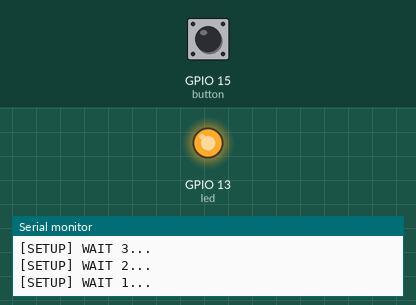
Bench run of a sketch on a simulated ESP8266 (NodeMCU). Parts: output pins drawn as LEDs (lit = HIGH), the last lines printed to the serial monitor. Dashed ring = blinking. Inputs (shaded band) come from the test bench; at power-on: GPIO 15 (button) LOW.

Above: at 4.1 s.
At 5.2 s:
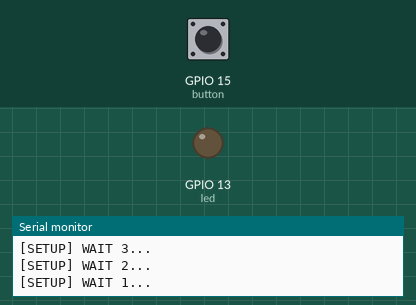
5.3 s: GPIO 15 (button) pulled HIGH for 2.6 s
At 7.0 s:
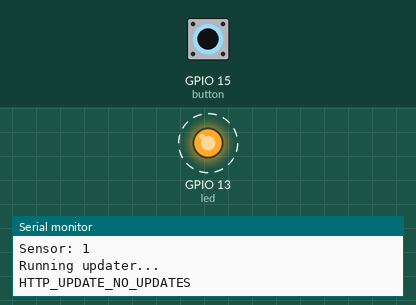
Timing chart, 0 to 15.4 s (numbered marks = the images above; inputs shaded):
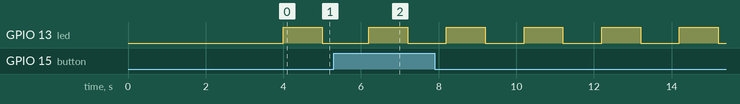

Measured:
- by itself, GPIO 13 (led): alternates HIGH for 1.0 s and LOW for 1.0 s

The sketch:

FirmwareUpdate-v1.1.0.ino
```cpp
/**
 * httpUpdate.ino
 *
 *  Created on: 27.11.2015
 *
 */

#include <Arduino.h>

#include <ESP8266WiFi.h>
#include <ESP8266WiFiMulti.h>

#include <ESP8266HTTPClient.h>
#include <ESP8266httpUpdate.h>

#define USE_SERIAL Serial

ESP8266WiFiMulti WiFiMulti;

int button           = 15;
int led              = 13;
const char* ssid     = "AST_NETWORK";
const char* password = "cavadosta";

void setup() {

    pinMode(button, INPUT);
    pinMode(led, OUTPUT);
    digitalWrite(button, LOW);

    USE_SERIAL.begin(115200);
    // USE_SERIAL.setDebugOutput(true);

    USE_SERIAL.println();
    USE_SERIAL.println();
    USE_SERIAL.println();

    for(uint8_t t = 4; t > 0; t--) {
        USE_SERIAL.printf("[SETUP] WAIT %d...\n", t);
        USE_SERIAL.flush();
        delay(1000);
    }

    WiFiMulti.addAP(ssid, password);

}

void runUpdater(){
      Serial.println("Running updater...");
      t_httpUpdate_return ret = ESPhttpUpdate.update("http://machforce-api-multi.herokuapp.com/update");
        //t_httpUpdate_return  ret = ESPhttpUpdate.update("https://server/file.bin");

        switch(ret) {
            case HTTP_UPDATE_FAILED:
                USE_SERIAL.printf("HTTP_UPDATE_FAILD Error (%d): %s", ESPhttpUpdate.getLastError(), ESPhttpUpdate.getLastErrorString().c_str());
                break;

            case HTTP_UPDATE_NO_UPDATES:
                USE_SERIAL.println("HTTP_UPDATE_NO_UPDATES");
                break;

            case HTTP_UPDATE_OK:
                USE_SERIAL.println("HTTP_UPDATE_OK");
                break;
        }
}

void runBlinker(){
   digitalWrite(led, HIGH);
   delay(1000);
   digitalWrite(led, LOW);
   delay(1000);
}

void loop() {
    runBlinker();
    int sensorValue = digitalRead(button);
    Serial.println("Sensor: " + String(sensorValue));
    if(sensorValue == HIGH){
      runUpdater();
    }
}
```
